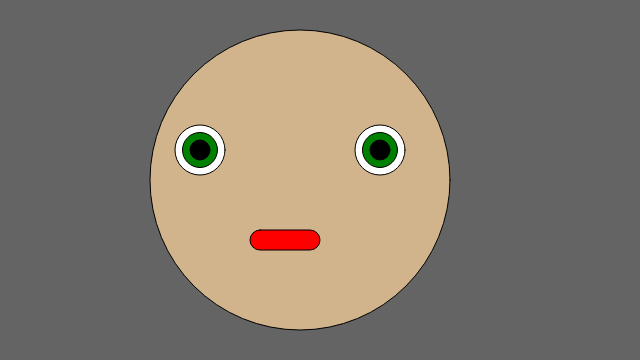
Frame 1 (no input)
Frame 60 (no input): identical to frame 1, image omitted
Frame 120 (the mouse pressed at the canvas centre since frame 60): identical to frame 1, image omitted

The p5.js sketch that drew this single still picture (run headless with seeded random() and noise() and a simulated clock; from frame 60 on, the mouse is pressed at the canvas centre):

// p5.js sketch
// ── sketch.js
/*Self Portrait V.1 by Sebastian*/

function setup() {
    createCanvas(640, 360);
}

function draw ()  {
    background(100);
    
    fill("tan");
    ellipse(300, 180, 300);
    
    fill("white");
    ellipse(200, 150, 50);
    ellipse(380, 150, 50);
    fill("green")
    ellipse(200, 150, 35);
    ellipse(380, 150, 35);
    fill("black");
    ellipse(200, 150, 20);
    ellipse(380, 150, 20);
    fill("red")
    rect(250, 230, 70, 20, 10);
} 
